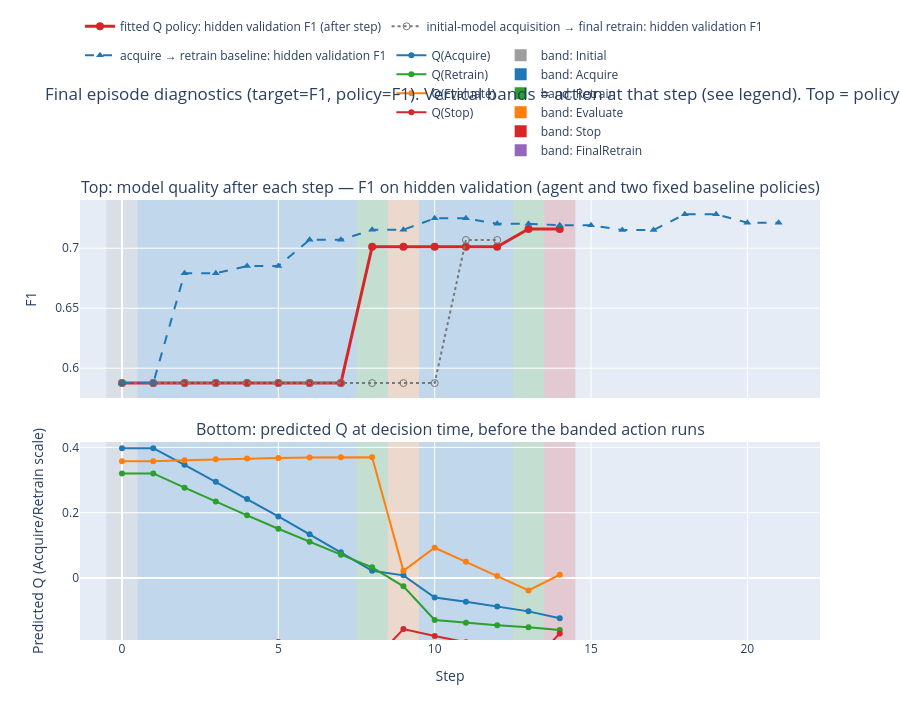

The code cell stored with this chart in its notebook:
### Markdown cell above
## Step diagnostics with baselines

Edit the **configuration** in the next cell (budgets, batch size, introspection
metric/set, baselines on/off), then run it to roll out the saved Q-policy and plot.

### Code cell
# --- episode step diagnostics configuration ---
DIAGNOSTICS_ACQUISITION_BUDGET = 10
DIAGNOSTICS_RETRAIN_BUDGET = 20
DIAGNOSTICS_EVALUATION_BUDGET = 20

# None keeps the batch fraction from the saved training config.
DIAGNOSTICS_BATCH_FRACTION = 0.01

# Plot introspection curve on this hold-out split and metric.
DIAGNOSTICS_INTROSPECTION_EVAL_SET = "hidden_validation"  # or "evaluation"
DIAGNOSTICS_INTROSPECTION_METRIC = None  # None -> config["introspection_metric"]

# Flush pending acquired rows with one final Retrain at episode end.
DIAGNOSTICS_FINAL_RETRAIN_PENDING_ROWS = config.get(
    "final_retrain_pending_rows", True
)

# Gray/orange baseline curves on the top panel.
DIAGNOSTICS_SHOW_BASELINES = True

# Optional seed override; None uses random_seed + final_episode_seed_offset.
DIAGNOSTICS_EPISODE_SEED = None

diagnostics_config = {
    **config,
    "acquisition_budget": DIAGNOSTICS_ACQUISITION_BUDGET,
    "retrain_budget": DIAGNOSTICS_RETRAIN_BUDGET,
    "evaluation_budget": DIAGNOSTICS_EVALUATION_BUDGET,
    "introspection_eval_set": DIAGNOSTICS_INTROSPECTION_EVAL_SET,
    "final_retrain_pending_rows": DIAGNOSTICS_FINAL_RETRAIN_PENDING_ROWS,
}
if DIAGNOSTICS_INTROSPECTION_METRIC is not None:
    diagnostics_config["introspection_metric"] = DIAGNOSTICS_INTROSPECTION_METRIC
if DIAGNOSTICS_BATCH_FRACTION is not None:
    diagnostics_config["batch_fraction"] = DIAGNOSTICS_BATCH_FRACTION
    diagnostics_config["batch_size"] = max(
        1, int(round(DIAGNOSTICS_BATCH_FRACTION * diagnostics_config["total_rows"]))
    )

diagnostics_experiment = {**experiment, "config": diagnostics_config}

diagnostics_result = run_greedy_episode_with_budgets(
    q_models=q_models,
    q_model_is_fitted=q_model_is_fitted,
    experiment=diagnostics_experiment,
    acquisition_budget=diagnostics_config["acquisition_budget"],
    retrain_budget=diagnostics_config["retrain_budget"],
    evaluation_budget=diagnostics_config["evaluation_budget"],
    episode_seed=DIAGNOSTICS_EPISODE_SEED,
    lagrangian_lambdas_by_budget=lagrangian_lambdas_by_budget,
)

introspection_metric = metric_from_config(diagnostics_config, "introspection")
print(
    "Action sequence: "
    + " → ".join(step["action"] for step in diagnostics_result["action_history"])
)
print(
    f"Budgets: acquire={diagnostics_config['acquisition_budget']}, "
    f"retrain={diagnostics_config['retrain_budget']}, "
    f"evaluate={diagnostics_config['evaluation_budget']}"
)
if DIAGNOSTICS_BATCH_FRACTION is not None:
    print(
        f"Batch fraction={DIAGNOSTICS_BATCH_FRACTION:.4f}; "
        f"rows per Acquire={diagnostics_config['batch_size']}"
    )
print(
    f"Terminal {diagnostics_config['introspection_eval_set'].replace('_', ' ')} "
    f"{metric_label(introspection_metric)}: "
    f"{diagnostics_result['terminal_score']:.4f}"
)

plot_episode_step_diagnostics(
    diagnostics_result["step_diagnostics"],
    diagnostics_config,
    experiment=diagnostics_experiment if DIAGNOSTICS_SHOW_BASELINES else None,
)

### Figure 1 — Plotly figure (JSON) as saved in the notebook; plotly's stock layout.template omitted (floating-point values rounded to 4 significant figures)
{"data": [{"customdata": [[0, 0, "Initial"], [0, 480, "Acquire"], [0, 960, "Acquire"], [0, 1440, "Acquire"], [0, 1920, "Acquire"], [0, 2400, "Acquire"], [0, 2880, "Acquire"], [0, 3360, "Acquire"], [1, 0, "Retrain"], [1, 0, "Evaluate"], [1, 480, "Acquire"], [1, 960, "Acquire"], [1, 1440, "Acquire"], [2, 0, "Retrain"], [2, 0, "Stop"]], "hovertemplate": "Step %{x}<br>hidden validation F1 (after step)=%{y:.4f}<br>model_version=%{customdata[0]}<br>pending_rows=%{customdata[1]}<br>action=%{customdata[2]}<extra></extra>", "line": {"color": "rgb(214, 39, 40)", "width": 3}, "marker": {"color": "rgb(214, 39, 40)", "size": 8}, "mode": "lines+markers", "name": "fitted Q policy: hidden validation F1 (after step)", "type": "scatter", "x": [0, 1, 2, 3, 4, 5, 6, 7, 8, 9, 10, 11, 12, 13, 14], "xaxis": "x", "y": [0.5876, 0.5876, 0.5876, 0.5876, 0.5876, 0.5876, 0.5876, 0.5876, 0.7012, 0.7012, 0.7012, 0.7012, 0.7012, 0.716, 0.716], "yaxis": "y"}, {"customdata": [["Initial", 0, 0], ["Acquire", 1, 0], ["Acquire", 2, 0], ["Acquire", 3, 0], ["Acquire", 4, 0], ["Acquire", 5, 0], ["Acquire", 6, 0], ["Acquire", 7, 0], ["Acquire", 8, 0], ["Acquire", 9, 0], ["Acquire", 10, 0], ["FinalRetrain", 10, 1], ["Stop", 10, 1]], "hovertemplate": "Step %{x}<br>batch acquisition F1=%{y:.4f}<br>action=%{customdata[0]}<br>acquisition cost=%{customdata[1]}<br>retrain cost=%{customdata[2]}<extra></extra>", "line": {"color": "rgb(120, 120, 120)", "dash": "dot", "width": 2}, "marker": {"size": 7, "symbol": "circle-open"}, "mode": "lines+markers", "name": "initial-model acquisition → final retrain: hidden validation F1", "type": "scatter", "x": [0, 1, 2, 3, 4, 5, 6, 7, 8, 9, 10, 11, 12], "xaxis": "x", "y": [0.5876, 0.5876, 0.5876, 0.5876, 0.5876, 0.5876, 0.5876, 0.5876, 0.5876, 0.5876, 0.5876, 0.7069, 0.7069], "yaxis": "y"}, {"customdata": [["Initial", 0, 0], ["Acquire", 1, 0], ["Retrain", 1, 1], ["Acquire", 2, 1], ["Retrain", 2, 2], ["Acquire", 3, 2], ["Retrain", 3, 3], ["Acquire", 4, 3], ["Retrain", 4, 4], ["Acquire", 5, 4], ["Retrain", 5, 5], ["Acquire", 6, 5], ["Retrain", 6, 6], ["Acquire", 7, 6], ["Retrain", 7, 7], ["Acquire", 8, 7], ["Retrain", 8, 8], ["Acquire", 9, 8], ["Retrain", 9, 9], ["Acquire", 10, 9], ["Retrain", 10, 10], ["Stop", 10, 10]], "hovertemplate": "Step %{x}<br>acquire → retrain F1=%{y:.4f}<br>action=%{customdata[0]}<br>acquisition cost=%{customdata[1]}<br>retrain cost=%{customdata[2]}<extra></extra>", "line": {"color": "rgb(31, 119, 180)", "dash": "dash", "width": 2}, "marker": {"size": 7, "symbol": "triangle-up"}, "mode": "lines+markers", "name": "acquire → retrain baseline: hidden validation F1", "type": "scatter", "x": [0, 1, 2, 3, 4, 5, 6, 7, 8, 9, 10, 11, 12, 13, 14, 15, 16, 17, 18, 19, 20, 21], "xaxis": "x", "y": [0.5876, 0.5876, 0.679, 0.679, 0.6852, 0.6852, 0.707, 0.707, 0.7154, 0.7154, 0.7249, 0.7249, 0.7205, 0.7205, 0.7191, 0.7191, 0.7152, 0.7152, 0.7283, 0.7283, 0.7213, 0.7213], "yaxis": "y"}, {"customdata": ["Initial", "Acquire", "Acquire", "Acquire", "Acquire", "Acquire", "Acquire", "Acquire", "Retrain", "Evaluate", "Acquire", "Acquire", "Acquire", "Retrain", "Stop"], "hovertemplate": "Step %{x}<br>Q(Acquire)=%{y:.4f}<br>banded action at this step=%{customdata}<extra></extra>", "legendgroup": "q_lines", "line": {"color": "rgb(31, 119, 180)"}, "marker": {"color": "rgb(31, 119, 180)"}, "mode": "lines+markers", "name": "Q(Acquire)", "type": "scatter", "x": [0, 1, 2, 3, 4, 5, 6, 7, 8, 9, 10, 11, 12, 13, 14], "xaxis": "x2", "y": [0.3976, 0.3976, 0.3466, 0.2948, 0.2421, 0.1885, 0.1341, 0.07878, 0.02262, 0.008316, -0.05945, -0.07271, -0.08683, -0.1018, -0.1229], "yaxis": "y2"}, {"customdata": ["Initial", "Acquire", "Acquire", "Acquire", "Acquire", "Acquire", "Acquire", "Acquire", "Retrain", "Evaluate", "Acquire", "Acquire", "Acquire", "Retrain", "Stop"], "hovertemplate": "Step %{x}<br>Q(Retrain)=%{y:.4f}<br>banded action at this step=%{customdata}<extra></extra>", "legendgroup": "q_lines", "line": {"color": "rgb(44, 160, 44)"}, "marker": {"color": "rgb(44, 160, 44)"}, "mode": "lines+markers", "name": "Q(Retrain)", "type": "scatter", "x": [0, 1, 2, 3, 4, 5, 6, 7, 8, 9, 10, 11, 12, 13, 14], "xaxis": "x2", "y": [0.3203, 0.3203, 0.2768, 0.234, 0.1921, 0.1511, 0.1109, 0.07156, 0.03307, -0.02521, -0.1281, -0.1365, -0.144, -0.1507, -0.159], "yaxis": "y2"}, {"customdata": ["Initial", "Acquire", "Acquire", "Acquire", "Acquire", "Acquire", "Acquire", "Acquire", "Retrain", "Evaluate", "Acquire", "Acquire", "Acquire", "Retrain", "Stop"], "hovertemplate": "Step %{x}<br>Q(Evaluate)=%{y:.4f}<br>banded action at this step=%{customdata}<extra></extra>", "legendgroup": "q_lines", "line": {"color": "rgb(255, 127, 14)"}, "marker": {"color": "rgb(255, 127, 14)"}, "mode": "lines+markers", "name": "Q(Evaluate)", "type": "scatter", "x": [0, 1, 2, 3, 4, 5, 6, 7, 8, 9, 10, 11, 12, 13, 14], "xaxis": "x2", "y": [0.3577, 0.3577, 0.3608, 0.3634, 0.3656, 0.3674, 0.3687, 0.3696, 0.3701, 0.02229, 0.09291, 0.04976, 0.006196, -0.0378, 0.01025], "yaxis": "y2"}, {"customdata": ["Initial", "Acquire", "Acquire", "Acquire", "Acquire", "Acquire", "Acquire", "Acquire", "Retrain", "Evaluate", "Acquire", "Acquire", "Acquire", "Retrain", "Stop"], "hovertemplate": "Step %{x}<br>Q(Stop)=%{y:.4f}<br>banded action at this step=%{customdata}<extra></extra>", "legendgroup": "q_lines", "line": {"color": "rgb(214, 39, 40)"}, "marker": {"color": "rgb(214, 39, 40)"}, "mode": "lines+markers", "name": "Q(Stop)", "type": "scatter", "x": [0, 1, 2, 3, 4, 5, 6, 7, 8, 9, 10, 11, 12, 13, 14], "xaxis": "x2", "y": [-0.2843, -0.2843, -0.2438, -0.2156, -0.1995, -0.1956, -0.2039, -0.2244, -0.2571, -0.1562, -0.1774, -0.1963, -0.2274, -0.2707, -0.1694], "yaxis": "y2"}, {"legendgroup": "action_bands", "marker": {"color": "rgb(158, 158, 158)", "size": 12, "symbol": "square"}, "mode": "markers", "name": "band: Initial", "showlegend": true, "type": "scatter", "x": [null], "xaxis": "x", "y": [null], "yaxis": "y"}, {"legendgroup": "action_bands", "marker": {"color": "rgb(31, 119, 180)", "size": 12, "symbol": "square"}, "mode": "markers", "name": "band: Acquire", "showlegend": true, "type": "scatter", "x": [null], "xaxis": "x", "y": [null], "yaxis": "y"}, {"legendgroup": "action_bands", "marker": {"color": "rgb(44, 160, 44)", "size": 12, "symbol": "square"}, "mode": "markers", "name": "band: Retrain", "showlegend": true, "type": "scatter", "x": [null], "xaxis": "x", "y": [null], "yaxis": "y"}, {"legendgroup": "action_bands", "marker": {"color": "rgb(255, 127, 14)", "size": 12, "symbol": "square"}, "mode": "markers", "name": "band: Evaluate", "showlegend": true, "type": "scatter", "x": [null], "xaxis": "x", "y": [null], "yaxis": "y"}, {"legendgroup": "action_bands", "marker": {"color": "rgb(214, 39, 40)", "size": 12, "symbol": "square"}, "mode": "markers", "name": "band: Stop", "showlegend": true, "type": "scatter", "x": [null], "xaxis": "x", "y": [null], "yaxis": "y"}, {"legendgroup": "action_bands", "marker": {"color": "rgb(148, 103, 189)", "size": 12, "symbol": "square"}, "mode": "markers", "name": "band: FinalRetrain", "showlegend": true, "type": "scatter", "x": [null], "xaxis": "x", "y": [null], "yaxis": "y"}], "layout": {"annotations": [{"font": {"size": 16}, "showarrow": false, "text": "Top: model quality after each step — F1 on hidden validation (agent and two fixed baseline policies)", "x": 0.5, "xanchor": "center", "xref": "paper", "y": 1, "yanchor": "bottom", "yref": "paper"}, {"font": {"size": 16}, "showarrow": false, "text": "Bottom: predicted Q at decision time, before the banded action runs", "x": 0.5, "xanchor": "center", "xref": "paper", "y": 0.45, "yanchor": "bottom", "yref": "paper"}], "height": 720, "legend": {"orientation": "h", "x": 0, "y": 1.08, "yanchor": "bottom"}, "shapes": [{"fillcolor": "rgba(158, 158, 158, 0.18)", "layer": "below", "line": {"width": 0}, "type": "rect", "x0": -0.5, "x1": 0.5, "xref": "x", "y0": 0, "y1": 1, "yref": "y domain"}, {"fillcolor": "rgba(158, 158, 158, 0.18)", "layer": "below", "line": {"width": 0}, "type": "rect", "x0": -0.5, "x1": 0.5, "xref": "x2", "y0": 0, "y1": 1, "yref": "y2 domain"}, {"fillcolor": "rgba(31, 119, 180, 0.18)", "layer": "below", "line": {"width": 0}, "type": "rect", "x0": 0.5, "x1": 1.5, "xref": "x", "y0": 0, "y1": 1, "yref": "y domain"}, {"fillcolor": "rgba(31, 119, 180, 0.18)", "layer": "below", "line": {"width": 0}, "type": "rect", "x0": 0.5, "x1": 1.5, "xref": "x2", "y0": 0, "y1": 1, "yref": "y2 domain"}, {"fillcolor": "rgba(31, 119, 180, 0.18)", "layer": "below", "line": {"width": 0}, "type": "rect", "x0": 1.5, "x1": 2.5, "xref": "x", "y0": 0, "y1": 1, "yref": "y domain"}, {"fillcolor": "rgba(31, 119, 180, 0.18)", "layer": "below", "line": {"width": 0}, "type": "rect", "x0": 1.5, "x1": 2.5, "xref": "x2", "y0": 0, "y1": 1, "yref": "y2 domain"}, {"fillcolor": "rgba(31, 119, 180, 0.18)", "layer": "below", "line": {"width": 0}, "type": "rect", "x0": 2.5, "x1": 3.5, "xref": "x", "y0": 0, "y1": 1, "yref": "y domain"}, {"fillcolor": "rgba(31, 119, 180, 0.18)", "layer": "below", "line": {"width": 0}, "type": "rect", "x0": 2.5, "x1": 3.5, "xref": "x2", "y0": 0, "y1": 1, "yref": "y2 domain"}, {"fillcolor": "rgba(31, 119, 180, 0.18)", "layer": "below", "line": {"width": 0}, "type": "rect", "x0": 3.5, "x1": 4.5, "xref": "x", "y0": 0, "y1": 1, "yref": "y domain"}, {"fillcolor": "rgba(31, 119, 180, 0.18)", "layer": "below", "line": {"width": 0}, "type": "rect", "x0": 3.5, "x1": 4.5, "xref": "x2", "y0": 0, "y1": 1, "yref": "y2 domain"}, {"fillcolor": "rgba(31, 119, 180, 0.18)", "layer": "below", "line": {"width": 0}, "type": "rect", "x0": 4.5, "x1": 5.5, "xref": "x", "y0": 0, "y1": 1, "yref": "y domain"}, {"fillcolor": "rgba(31, 119, 180, 0.18)", "layer": "below", "line": {"width": 0}, "type": "rect", "x0": 4.5, "x1": 5.5, "xref": "x2", "y0": 0, "y1": 1, "yref": "y2 domain"}, {"fillcolor": "rgba(31, 119, 180, 0.18)", "layer": "below", "line": {"width": 0}, "type": "rect", "x0": 5.5, "x1": 6.5, "xref": "x", "y0": 0, "y1": 1, "yref": "y domain"}, {"fillcolor": "rgba(31, 119, 180, 0.18)", "layer": "below", "line": {"width": 0}, "type": "rect", "x0": 5.5, "x1": 6.5, "xref": "x2", "y0": 0, "y1": 1, "yref": "y2 domain"}, {"fillcolor": "rgba(31, 119, 180, 0.18)", "layer": "below", "line": {"width": 0}, "type": "rect", "x0": 6.5, "x1": 7.5, "xref": "x", "y0": 0, "y1": 1, "yref": "y domain"}, {"fillcolor": "rgba(31, 119, 180, 0.18)", "layer": "below", "line": {"width": 0}, "type": "rect", "x0": 6.5, "x1": 7.5, "xref": "x2", "y0": 0, "y1": 1, "yref": "y2 domain"}, {"fillcolor": "rgba(44, 160, 44, 0.18)", "layer": "below", "line": {"width": 0}, "type": "rect", "x0": 7.5, "x1": 8.5, "xref": "x", "y0": 0, "y1": 1, "yref": "y domain"}, {"fillcolor": "rgba(44, 160, 44, 0.18)", "layer": "below", "line": {"width": 0}, "type": "rect", "x0": 7.5, "x1": 8.5, "xref": "x2", "y0": 0, "y1": 1, "yref": "y2 domain"}, {"fillcolor": "rgba(255, 127, 14, 0.18)", "layer": "below", "line": {"width": 0}, "type": "rect", "x0": 8.5, "x1": 9.5, "xref": "x", "y0": 0, "y1": 1, "yref": "y domain"}, {"fillcolor": "rgba(255, 127, 14, 0.18)", "layer": "below", "line": {"width": 0}, "type": "rect", "x0": 8.5, "x1": 9.5, "xref": "x2", "y0": 0, "y1": 1, "yref": "y2 domain"}, {"fillcolor": "rgba(31, 119, 180, 0.18)", "layer": "below", "line": {"width": 0}, "type": "rect", "x0": 9.5, "x1": 10.5, "xref": "x", "y0": 0, "y1": 1, "yref": "y domain"}, {"fillcolor": "rgba(31, 119, 180, 0.18)", "layer": "below", "line": {"width": 0}, "type": "rect", "x0": 9.5, "x1": 10.5, "xref": "x2", "y0": 0, "y1": 1, "yref": "y2 domain"}, {"fillcolor": "rgba(31, 119, 180, 0.18)", "layer": "below", "line": {"width": 0}, "type": "rect", "x0": 10.5, "x1": 11.5, "xref": "x", "y0": 0, "y1": 1, "yref": "y domain"}, {"fillcolor": "rgba(31, 119, 180, 0.18)", "layer": "below", "line": {"width": 0}, "type": "rect", "x0": 10.5, "x1": 11.5, "xref": "x2", "y0": 0, "y1": 1, "yref": "y2 domain"}, {"fillcolor": "rgba(31, 119, 180, 0.18)", "layer": "below", "line": {"width": 0}, "type": "rect", "x0": 11.5, "x1": 12.5, "xref": "x", "y0": 0, "y1": 1, "yref": "y domain"}, {"fillcolor": "rgba(31, 119, 180, 0.18)", "layer": "below", "line": {"width": 0}, "type": "rect", "x0": 11.5, "x1": 12.5, "xref": "x2", "y0": 0, "y1": 1, "yref": "y2 domain"}, {"fillcolor": "rgba(44, 160, 44, 0.18)", "layer": "below", "line": {"width": 0}, "type": "rect", "x0": 12.5, "x1": 13.5, "xref": "x", "y0": 0, "y1": 1, "yref": "y domain"}, {"fillcolor": "rgba(44, 160, 44, 0.18)", "layer": "below", "line": {"width": 0}, "type": "rect", "x0": 12.5, "x1": 13.5, "xref": "x2", "y0": 0, "y1": 1, "yref": "y2 domain"}, {"fillcolor": "rgba(214, 39, 40, 0.18)", "layer": "below", "line": {"width": 0}, "type": "rect", "x0": 13.5, "x1": 14.5, "xref": "x", "y0": 0, "y1": 1, "yref": "y domain"}, {"fillcolor": "rgba(214, 39, 40, 0.18)", "layer": "below", "line": {"width": 0}, "type": "rect", "x0": 13.5, "x1": 14.5, "xref": "x2", "y0": 0, "y1": 1, "yref": "y2 domain"}], "title": {"text": "Final episode diagnostics (target=F1, policy=F1). Vertical bands = action at that step (see legend). Top = policy-model F1 after the action plus budget-respecting baselines; bottom = Q before the action."}, "xaxis": {"anchor": "y", "domain": [0, 1], "matches": "x2", "showticklabels": false}, "xaxis2": {"anchor": "y2", "domain": [0, 1], "title": {"text": "Step"}}, "yaxis": {"anchor": "x", "domain": [0.55, 1], "title": {"text": "F1"}}, "yaxis2": {"anchor": "x2", "domain": [0, 0.45], "range": [-0.1895, 0.4165], "title": {"text": "Predicted Q (Acquire/Retrain scale)"}}}}
